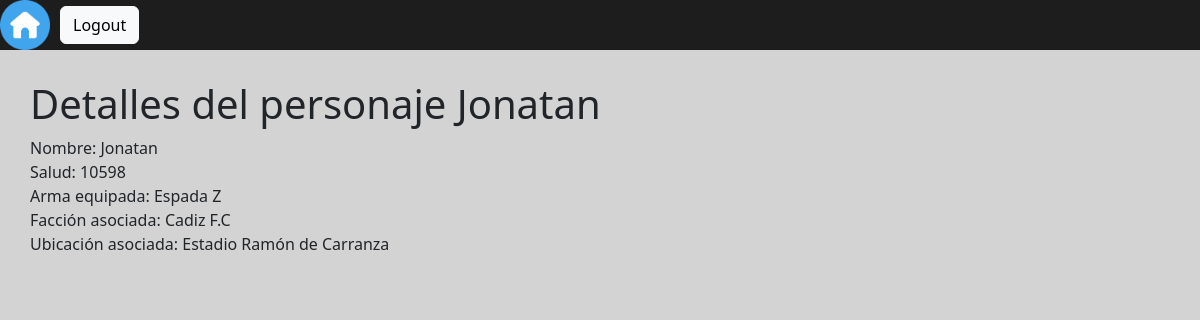
/game/personajes/1/ (signed in), run on an earlier commit of the app's database.
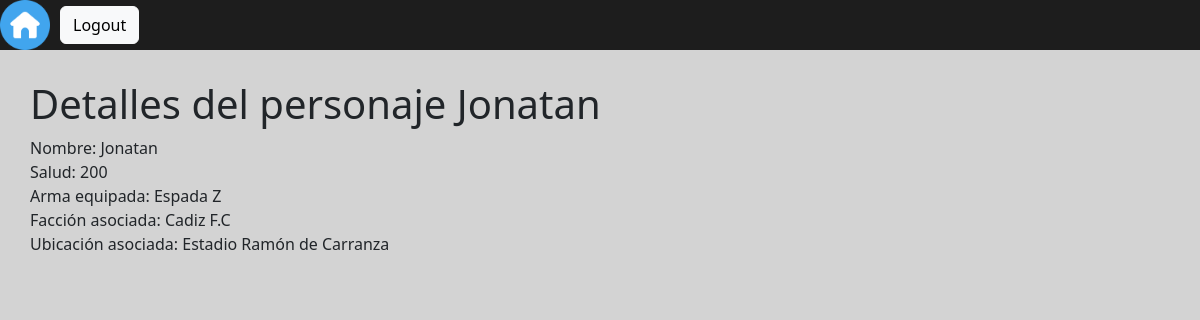
And on a later commit of the database.
### app/models.py (models this page shows)
class Personaje(models.Model):
    nombre = models.CharField(max_length=120)
    salud = models.IntegerField()
    mana = models.IntegerField(default=400)
    arma = models.ForeignKey(Arma, on_delete=models.CASCADE)
    faccion = models.ForeignKey(Faccion, on_delete=models.CASCADE, null=True, blank=True)
    ubicacion = models.ForeignKey(Ubicacion, on_delete=models.CASCADE, null=True, blank=True)
    foto = models.ImageField(upload_to='fotos_proyecto/',null=True, blank=True)
    def __str__(self):
        return self.nombre

class Arma(models.Model):
    nombre = models.CharField(max_length=100)
    dano = models.IntegerField()
    critico = models.IntegerField()
    def __str__(self):
        return self.nombre

class Faccion(models.Model):
    nombre = models.CharField(max_length=100)
    descripcion = models.TextField()
    def __str__(self):
        return self.nombre

class Ubicacion(models.Model):
    nombre = models.CharField(max_length=100)
    descripcion = models.TextField()
    def __str__(self):
        return self.nombre

### app/views.py (the view)
# urls.py: path('personajes/<int:pk>/', views.DetailCharacters.as_view(), name='personajes_id'),
class DetailCharacters(LoginRequiredMixin, DetailView):
    model = Personaje
    template_name = "app/detalles-personaje.html"
    context_object_name = "personaje"

### app/templates/app/detalles-personaje.html (shortened to what this page needs)
{% load static %}
<!DOCTYPE html>
<html lang="en">
<head>
   <link href="https://cdn.jsdelivr.net/npm/bootstrap@5.3.3/dist/css/bootstrap.min.css" rel="stylesheet">
</head>
<body style="background-color: lightgray;">
<header style="background-color: #1D1D1D" class="d-flex flex-wrap align-items-center justify-content-start">
   <a href="{% url 'index' %}"><img src='{% static "home(2).png" %}' alt='home' style='width:50px;height:50px; margin-right: 10px'></a>
   <form action='{% url 'logout' %}' method='POST'>
       <button type='submit' class='btn btn-light'>Logout</button>
   </form>
</header>
<div style="margin-top: 30px; margin-left: 30px;">
   <h1>Detalles del personaje {{ personaje }}</h1>
   <li style="list-style-type: none">Nombre: {{ personaje }}</li>
   <li style="list-style-type: none">Salud: {{ personaje.salud }}</li>
   <li style="list-style-type: none">Arma equipada: {{ personaje.arma }}</li>
   <li style="list-style-type: none">Facción asociada: {{ personaje.faccion }}</li>
   <li style="list-style-type: none">Ubicación asociada: {{ personaje.ubicacion }}</li>
</div>
</body>
</html>

What changed in the data, as far as the page shows it:
changed Personaje "Jonatan": salud "10598" → "200"
